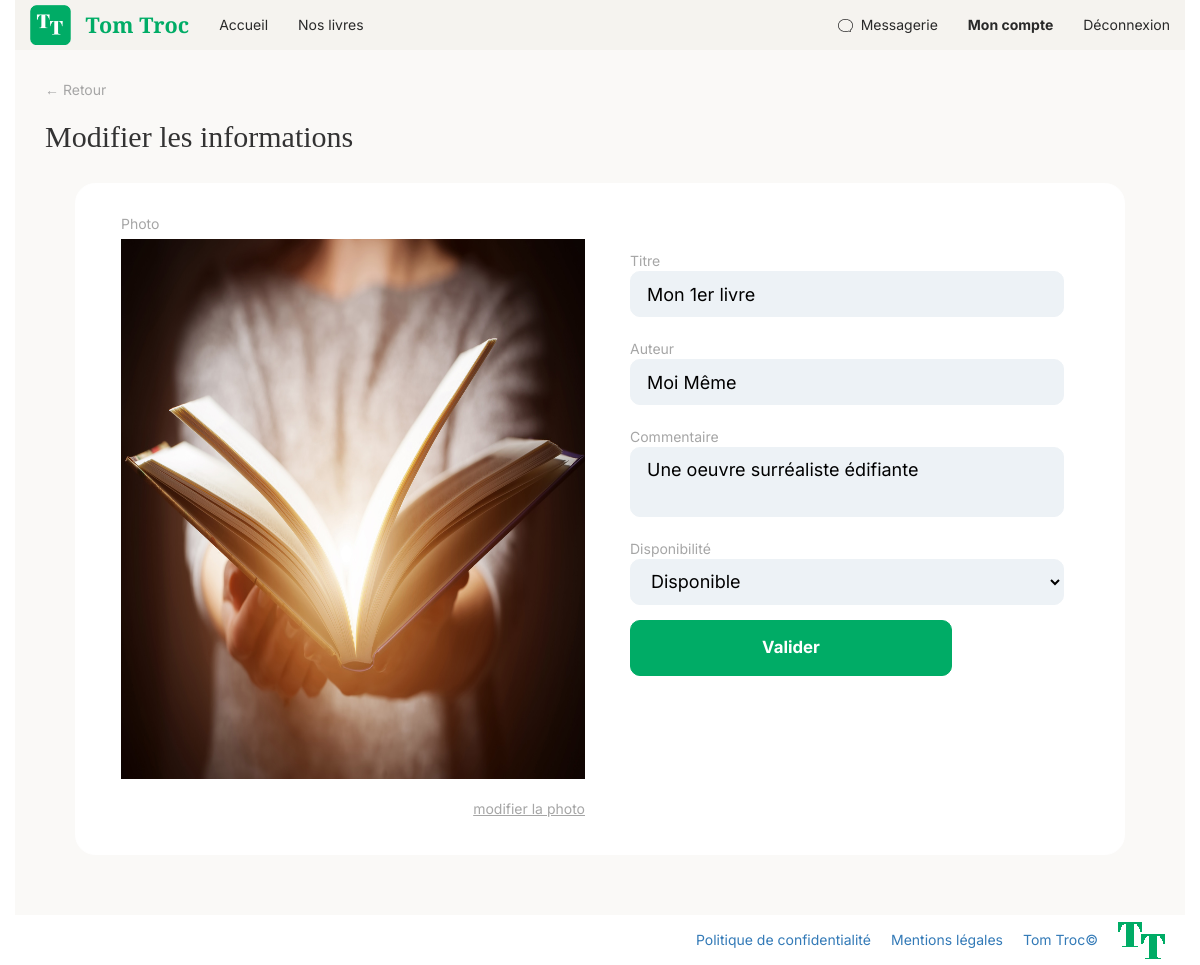
The page /formulaire-livre/15 (signed in) on the database its author committed.
### tables this page shows
CREATE TABLE `book` (
  `title` varchar(180) NOT NULL,
  `author_id` smallint UNSIGNED NOT NULL,
  `id` smallint UNSIGNED NOT NULL
);

CREATE TABLE `book_data` (
  `book_id` int UNSIGNED NOT NULL,
  `picture` varchar(180) NOT NULL,
  `description` text NOT NULL,
  `status` enum('not-available','reserved','available','') NOT NULL,
  `id` int NOT NULL
);

CREATE TABLE `author` (
  `name` varchar(40) NOT NULL,
  `id` smallint UNSIGNED NOT NULL
);

### src/View/View.php (called while the page is built, shortened)
<?php
final class View
{
    private ?SessionStorageInterface $session;
    public function __construct(?SessionStorageInterface $session = null, string $layout = 'layout')
    {
        $this->session = $session;
    }
    public function render(string $title, string $viewName, array $params = []): void
    {
        $shared = [
            'session' => $this->session,
            'current_page' => $viewName,
        ];
        extract(array_merge($shared, $params), EXTR_SKIP);
        $file = __DIR__ . "/templates/{$viewName}.php";
        require $file;
    }
}

### src/Controller/AbstractController.php (called while the page is built, shortened)
<?php
abstract class AbstractController
{
    protected View $view;
    protected SessionStorageInterface $session;
    public function __construct(View $view, SessionStorageInterface $session)
    {
        $this->view = $view;
        $this->session = $session;
    }
    protected function render(string $title, string $viewName, array $data = []): void
    {
        $shared = [
            'session' => $this->session,
            'current_page' => $viewName,
        ];
        $this->view->render($title, $viewName, array_merge($shared, $data));
    }
}

### src/Controller/BookController.php (called while the page is built, shortened)
<?php
class BookController extends AbstractController
{
    private readonly BookManager $bookManager;
    public function __construct(View $view, SessionStorageInterface $session)
    {
        $this->bookManager = new BookManager();
    }
    public function editBookForm(int $bookId) : void
    {
        $book = $this->bookManager->getBook($bookId);
        $this->render("Editer " . $book->getTitle(),"book-form", ['book' => $book] );
    }
}

### public/index.php (called while the page is built, shortened)
<?php
$router = new Router();
$router->handleRequest($_SERVER['REQUEST_URI']);

### src/Config/Config.php (called while the page is built, shortened)
<?php
final class Config
{
    private static array $configs = [];
    public static function get(string $key, mixed $default = null): mixed
    {
        $parts = explode('.', $key, 2);
        $file = $parts[0];
        $param = $parts[1] ?? null;
        if (!isset(self::$configs[$file])) {
            $path = __DIR__ . "/../../config/{$file}.php";
            self::$configs[$file] = require $path;
        }
        if ($param === null) {
            return self::$configs[$file];
        }
        return self::$configs[$file][$param] ?? $default;
    }
}

### config/database.php (called while the page is built, shortened)
<?php
return ['driver' => 'mysql',
    'host' => '172.18.0.3',
    'port' => 3306,
    'dbname' => 'tomtroc',
    'user' => 'user',
    'password' => 'password',
    'charset' => 'utf8mb4',];

### src/Manager/DBManager.php (called while the page is built, shortened)
<?php
class DBManager
{
    private static $instance;
    private $db;
    private function __construct()
    {
        $dbConfig = Config::get('database');
        $dsn = sprintf(
            '%s:host=%s;port=%d;dbname=%s;charset=%s',
            $dbConfig['driver'],
            $dbConfig['host'],
            $dbConfig['port'],
            $dbConfig['dbname'],
            $dbConfig['charset']
        );
        try {
            $this->db = new \PDO($dsn, $dbConfig['user'], $dbConfig['password'], [
                \PDO::ATTR_ERRMODE => \PDO::ERRMODE_EXCEPTION,
            ]);
        } catch (\PDOException $e) {
            throw new \RuntimeException('Erreur de connexion à la base de données : ' . $e->getMessage());
        }
    }
    public static function getInstance(): DBManager
    {
        if (!self::$instance) {
            self::$instance = new DBManager();
        }
        return self::$instance;
    }
    public function query(string $sql, ?array $params = null): \PDOStatement
    {
        if ($params == null) {
            $query = $this->db->query($sql);
        } else {
            $query = $this->db->prepare($sql);
            $query->execute($params);
        }
        return $query;
    }
}

### src/Manager/AbstractEntityManager.php (called while the page is built, shortened)
<?php
abstract class AbstractEntityManager {
    public function __construct()
    {
        $this->db = DBManager::getInstance();
    }
}

### src/Manager/BookManager.php (called while the page is built, shortened)
<?php
class BookManager extends AbstractEntityManager
{
    public function getBook(int $id) : ?Book
    {
        $sql = "SELECT book.`title`,
                book_data.`description`, book_data.`status`, book_data.`picture` AS bookPicture, book_data.`id`,
                author.`name`, author.id AS authorId,
                user.`nickname`, user.`picture` AS profilePicture, user.`email`, user.`id` AS userId
                FROM book
                INNER JOIN book_data ON book.`id` = book_data.book_id
                INNER JOIN author ON book.`author_id` = author.id
                INNER JOIN library ON book_data.`id` = library.book_data_id
                INNER JOIN user ON library.`user_id` = user.id
                WHERE book_data.`id` = :id";
        $result = $this->db->query($sql, ['id' => $id]);
        $db_array = $result->fetch();
        if ($db_array) {
            $db_array["author"] = new Author($db_array);
            $db_array["user"] = new User($db_array);
            return new Book($db_array);
        }
        return null;
    }
}

### src/Model/AbstractEntity.php (called while the page is built, shortened)
<?php
abstract class AbstractEntity
{
    protected function hydrate(array $data) : void
    {
        foreach ($data as $key => $value) {
            $method = 'set' . str_replace('_', '', ucwords($key, '_'));
            if (method_exists($this, $method)) {
                $reflection = new \ReflectionMethod($this, $method);
                $parameters = $reflection->getParameters();
                if ($parameters) {
                    $type = $parameters[0]->getType();
                    if ($type instanceof \ReflectionNamedType && enum_exists($type->getName())) {
                        $enumClass = $type->getName();
                        $value = $enumClass::from($value);
                    }
                }
            }
        }
    }
}

### src/Model/Book.php (called while the page is built, shortened)
<?php
class Book extends AbstractEntity
{
    private string $title;
    private string $description;
    private string $bookPicture;
    private BookStatus $status;
    private Author $author;
    protected int $id;
    public function setId(int $id) : void
    {
        $this->id = $id;
    }
    public function getId() : int
    {
        return $this->id;
    }
    public function setTitle(string $title) : void
    {
        $this->title = $title;
    }
    public function getTitle() : string
    {
        return $this->title;
    }
    public function setStatus(BookStatus $status) : void
    {
        $this->status = $status;
    }
    public function getStatus() : BookStatus
    {
        return $this->status;
    }
    public function setDescription(string $description) : void
    {
        $this->description = $description;
    }
    public function getDescription() : string
    {
        return $this->description;
    }
    public function setBookPicture(string $picture) : void
    {
        $this->bookPicture = $picture;
    }
    public function setAuthor(Author $author) : void
    {
        $this->author = $author;
    }
    public function getAuthor() : Author
    {
        return $this->author;
    }
    public function getBookPicture() : ?string
    {
        return $this->bookPicture;
    }
}

### config/app.php (called while the page is built, shortened)
<?php
return [
    'debug' => true,
    'base_url' => 'http://localhost:8080',
    'timezone' => 'Europe/Paris',
    'profile_pictures_folder' => 'assets/images/profile/',
    'books_pictures_folder' => 'assets/images/books/'
];

### src/Utils/Url.php (called while the page is built, shortened)
<?php
class Url
{
    public static function to(string $path): string
    {
        $base = rtrim(Config::get('app.base_url'), '/');
        $path = ltrim($path, '/');
        return $base . '/' . $path;
    }
}

### src/Model/Author.php (called while the page is built, shortened)
<?php
class Author extends AbstractEntity
{
    private string $name;
    public function setName(string $name) : void
    {
        $this->name = $name;
    }
    public function getName() : string
    {
        return $this->name;
    }
}

### src/Enum/BookStatus.php (called while the page is built, shortened)
<?php
enum BookStatus : string
{
    public function getLabel(): string
    {
        return match($this) {
            self::AVAILABLE => 'Disponible',
            self::NOT_AVAILABLE => 'Non disponible',
            self::RESERVED => 'Réservé',
            default => 'inconnu',
        };
    }
}

### src/View/templates/book-form.php (the view, shortened to what this page needs)
<div class="main-content container-fluid">
    <a class="back-link" href="/mon-compte">&larr; Retour</a>
    <h2 class="playfair-display-title-font">Modifier les informations</h2>
    <div class="row admin-row">
        <div class="col-sm-6">
            <form action="<?= \App\Utils\Url::to('modifier-livre/' . $book->getId()) ?>" method="post" enctype="multipart/form-data" id="uploadForm">
                <label for="imageUpload">
                    <div class="block-content">
                        <span>Photo</span>
                        <img class='book-form-img' src='<?= \App\Utils\Url::to($book->getBookPicture()) ?>' alt='<?= $book->getTitle() ?>'>
                        <span class="input-file-span">Modifier la photo</span>
                    </div>
                </label>
            </form>
        </div>
        <div class="col-sm-6">
            <form class="form-horizontal admin-form" method='post' action='<?= \App\Utils\Url::to('modifier-livre/' . $book->getId()) ?>'>
                <div class='form-group'>
                   <label class='control-label' for='input-title' >Titre </label>
                    <input class='form-control input-lg blue-input' type='text' id='input-title' name='title' value='<?= $book->getTitle() ?>'/>
                </div>
                <div class='form-group'>
                    <label class='control-label' for='input-author' >Auteur </label>
                    <input class='form-control input-lg blue-input' type='text' id='input-author' name='authorName' value='<?= $book->getAuthor()->getName() ?>'/>
                </div>
                <div class='form-group'>
                    <label class='control-label' for='input-description' >Commentaire </label>
                    <textarea id='input-description' class='form-control input-lg blue-input' name='description'><?= $book->getDescription() ?></textarea>
                </div>
                <div class='form-group'>
                    <label class='control-label' for='input-disponibilite' >Disponibilité </label>
                    <select class='form-control input-lg blue-input' name='status' id='input-disponibilite'>
                        <?php foreach (App\enum\BookStatus::cases() as $status) : ?>
                            <option value="<?= $status->value ?>"
                                <?= $book->getStatus()->value == $status->value ? 'selected' : '' ?>>
                                <?= $status->getLabel() ?>
                            </option>
                        <?php endforeach; ?>
                    </select>
                </div>
                <div class='form-group'>
                <input class='btn green-button' type='submit' value='Valider' />
                </div>
            </form>
        </div>
    </div>
</div>

### src/Routing/Router.php (shortened to what this page needs)
<?php
final class Router
{
    private Request $request;
    private SessionStorageInterface $session;
    private View $view;
    public function __construct()
    {
        $this->session = new PhpSessionStorage();
        $this->session->start();
        $this->request = new Request();
        $this->view = new View($this->session);
    }
    public function handleRequest(string $uri): void
    {
        $path = parse_url($uri, PHP_URL_PATH);
        foreach (Config::get('routes') as [$routePath, $controllerClass, $methodName]) {
            [$regex, $paramNames] = $this->convertToNamedRegex($routePath);
            if (preg_match($regex, $path, $matches)) {
                $params = [];
                foreach ($paramNames as $name) {
                    $params[$name] = $matches[$name] ?? null;
                }
                $controller = new $controllerClass($this->view, $this->session, $this->request);
                $convertedParams = $this->convertParamsForMethod($controllerClass, $methodName, $params);
                $controller->$methodName(...$convertedParams);
                return;
            }
        }
    }
    private function convertToNamedRegex(string $routePath): array
    {
        $paramNames = [];
        $routePath = preg_replace_callback(
            '#\{([a-zA-Z_][a-zA-Z0-9_]*)(?::([^}]+))?\}\?#',
            function ($matches) use (&$paramNames) {
                $name = $matches[1];
                $constraint = $matches[2] ?? '[^/]+';
                $paramNames[] = $name;
                return '(?P<' . $name . '>' . $constraint . ')?';
            },
            $routePath
        );
        $regex = preg_replace_callback(
            '#\{([a-zA-Z_][a-zA-Z0-9_]*)(?::([^}]+))?\}#',
            function ($matches) use (&$paramNames) {
                $name = $matches[1];
                $constraint = $matches[2] ?? '[^/]+';
                $paramNames[] = $name;
                return '(?P<' . $name . '>' . $constraint . ')';
            },
            $routePath
        );
        $regex = str_replace('}-', '}-', $regex);
        $regex = "#^" . $regex . "$#";
        return [$regex, $paramNames];
    }
    private function convertParamsForMethod(string $controllerClass, string $methodName, array $rawParams)
    {
        try {
            $ref = new \ReflectionMethod($controllerClass, $methodName);
        } catch (\ReflectionException $e) {
            return false;
        }
        $converted = [];
        foreach ($ref->getParameters() as $refParam) {
            $name = $refParam->getName();
            if (array_key_exists($name, $rawParams)) {
                $raw = $rawParams[$name];
            }
            $type = $refParam->getType();
            $typeName = $type->getName();
            switch ($typeName) {
                case 'int':
                    $converted[] = (int)$raw;
                    break;
            }
        }
        return $converted;
    }
}

### public/assets/css/style.css (style rules this page uses)
.playfair-display-title-font { font-family: "Playfair Display", serif; font-optical-sizing: auto; font-weight: normal; font-style: normal; }
body { max-width: 1440px; margin: auto; }
.main-content { padding: 30px; background-color: #FAF9F7; }
.admin-row { margin: 30px; padding: 30px; background-color: white; border: 1px solid white; border-radius: 20px; }
.back-link { text-decoration: none; color: #A6A6A6; }
.block-content { display: flex; flex-direction: column; }
.green-button { background-color: #00AC66; width: 322px; font-size: 1.2em; font-weight: bold; padding: 15px; border: 1px solid #00AC66; border-radius: 10px; color: white; }
.green-button, .green-button:hover, .green-button:active, .green-button:visited { color: white; text-decoration: none; }
.admin-form { padding:30px; }
.input-lg { border: 1px solid #EDF2F6; border-radius: 10px; color: black; box-shadow: none; }
.blue-input { background-color: #EDF2F6; }
.input-file-span { text-decoration: underline; text-align: right; text-transform: lowercase; }
label { font-weight: normal; color: #A6A6A6; }
textarea { overflow: hidden; resize: none; min-height: 2em; line-height: 1.5; box-sizing: border-box; }
.book-form-img { margin-top: 5px; margin-bottom: 20px; height:540px; }

### rows shown on the page
book: book_data.picture (picture), title "Mon 1er livre", authorName "Moi Même", description "Une oeuvre surréaliste édifiante"

### other values the page prints
form field status "Disponible"
